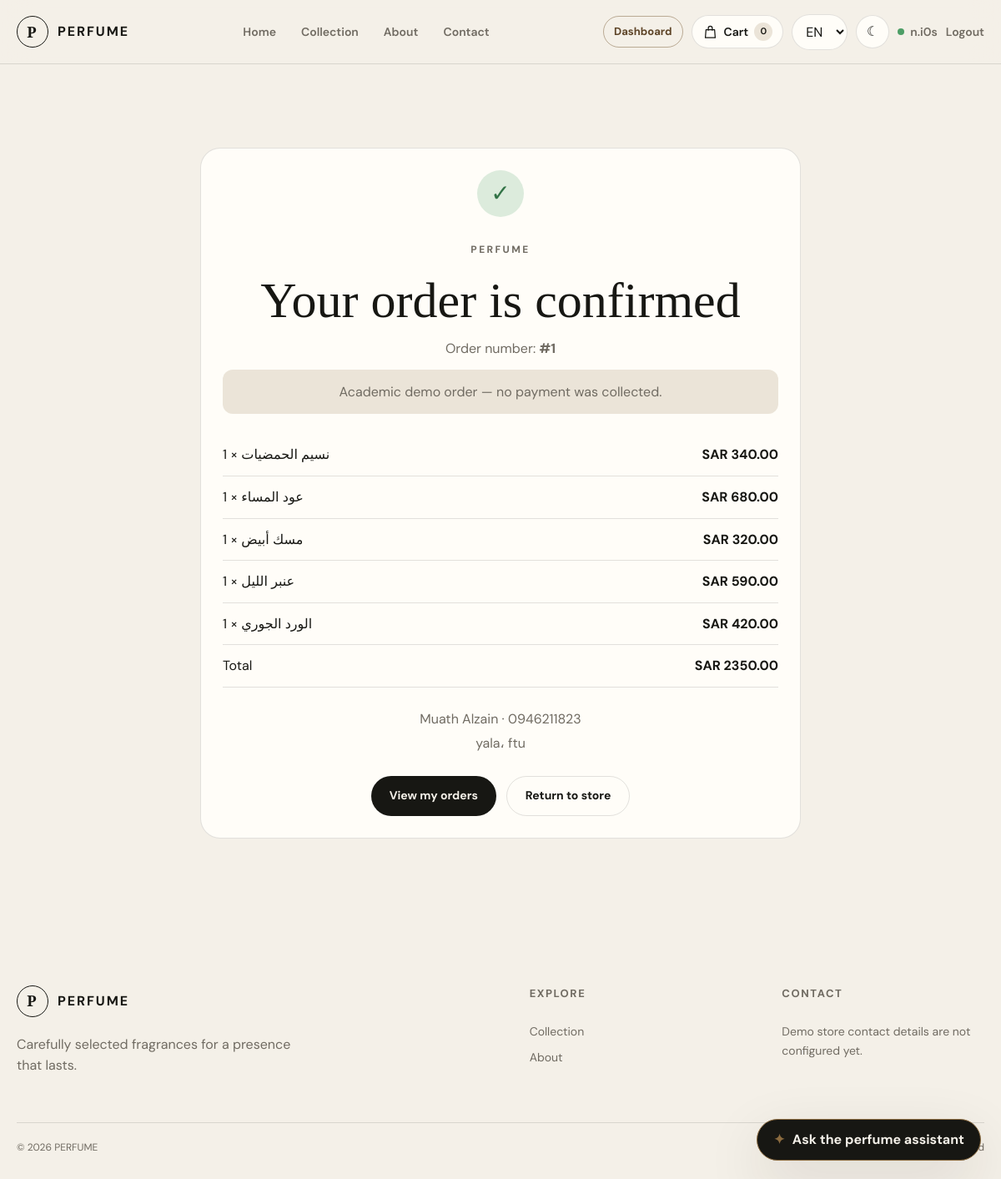
/en/orders/1/confirmation/ (signed in), run on the app's committed database.
### store/models.py (models this page shows, shortened)
class Order(models.Model):
    class Status(models.TextChoices):
        PENDING = 'pending', 'جديد'
        PROCESSING = 'processing', 'قيد التجهيز'
        SHIPPED = 'shipped', 'تم الشحن'
        DELIVERED = 'delivered', 'مكتمل'
        CANCELLED = 'cancelled', 'ملغي'
    class PaymentStatus(models.TextChoices):
        DEMO = 'demo', 'دفع تجريبي'
    user = models.ForeignKey(
        settings.AUTH_USER_MODEL,
        on_delete=models.PROTECT,
        related_name='orders',
    )
    full_name = models.CharField(max_length=160)
    phone = models.CharField(max_length=30)
    city = models.CharField(max_length=100)
    address = models.CharField(max_length=255)
    notes = models.TextField(blank=True)
    subtotal = models.DecimalField(max_digits=10, decimal_places=2)
    shipping_fee = models.DecimalField(max_digits=10, decimal_places=2, default=0)
    total = models.DecimalField(max_digits=10, decimal_places=2)
    status = models.CharField(max_length=20, choices=Status.choices, default=Status.PENDING)
    payment_status = models.CharField(
        max_length=20,
        choices=PaymentStatus.choices,
        default=PaymentStatus.DEMO,
    )
    created_at = models.DateTimeField(auto_now_add=True)
    class Meta:
        ordering = ('-created_at',)

class OrderItem(models.Model):
    order = models.ForeignKey(Order, on_delete=models.CASCADE, related_name='items')
    product = models.ForeignKey(
        Product,
        on_delete=models.SET_NULL,
        null=True,
        blank=True,
        related_name='order_items',
    )
    product_name = models.CharField(max_length=200)
    unit_price = models.DecimalField(max_digits=10, decimal_places=2)
    quantity = models.PositiveIntegerField()

### store/views.py (the view)
# urls.py: path('orders/<int:order_id>/confirmation/', views.order_confirmation, name='order_confirmation'),
@login_required
def order_confirmation(request, order_id):
    order = get_object_or_404(
        Order.objects.prefetch_related('items'),
        pk=order_id,
        user=request.user,
    )
    return render(request, 'store/order_confirmation.html', {'order': order})

### store/context_processors.py (called while the page is built, shortened)
def cart_summary(request):
    if request.user.is_authenticated:
        quantity = Cart.objects.filter(user=request.user).aggregate(
            quantity=Sum('items__quantity'),
        )['quantity'] or 0
    return {'cart_item_count': quantity}

### store/templates/store/order_confirmation.html (shortened to what this page needs)
{% extends 'base.html' %}
{% load i18n l10n %}
{% get_current_language as LANGUAGE_CODE %}
{% block content %}
<section class="section-shell commerce-shell">
    <div class="confirmation-card">
        <span class="confirmation-mark">✓</span>
        <p class="eyebrow">PERFUME</p>
        <h1>{% if LANGUAGE_CODE == 'ar' %}تم استلام طلبك{% else %}Your order is confirmed{% endif %}</h1>
        <p>{% if LANGUAGE_CODE == 'ar' %}رقم الطلب{% else %}Order number{% endif %}: <strong>#{{ order.pk }}</strong></p>
        <p class="demo-payment-note">{% if LANGUAGE_CODE == 'ar' %}طلب جامعي تجريبي — لم يتم تحصيل أي مبلغ.{% else %}Academic demo order — no payment was collected.{% endif %}</p>
        <div class="confirmation-summary">
            {% for item in order.items.all %}
                <div><span>{{ item.product_name }} × {{ item.quantity }}</span><strong><bdi class="money" dir="ltr">SAR {{ item.unit_price|unlocalize }}</bdi></strong></div>
            {% endfor %}
            <div><span>{% if LANGUAGE_CODE == 'ar' %}الإجمالي{% else %}Total{% endif %}</span><strong><bdi class="money" dir="ltr">SAR {{ order.total|unlocalize }}</bdi></strong></div>
        </div>
        <p class="delivery-address">{{ order.full_name }} · {{ order.phone }}<br>{{ order.city }}، {{ order.address }}</p>
        <div class="confirmation-actions">
            <a class="primary-button" href="{% url 'profile' %}">{% if LANGUAGE_CODE == 'ar' %}عرض طلباتي{% else %}View my orders{% endif %}</a>
            <a class="secondary-button" href="{% url 'home' %}">{% if LANGUAGE_CODE == 'ar' %}العودة للمتجر{% else %}Return to store{% endif %}</a>
        </div>
    </div>
</section>
{% endblock %}

### store/templates/base.html (shortened to what this page needs)
{% load static i18n %}
{% get_current_language as LANGUAGE_CODE %}
<!DOCTYPE html>
<html lang="{{ LANGUAGE_CODE }}" dir="{% if LANGUAGE_CODE == 'ar' %}rtl{% else %}ltr{% endif %}">
<head>
    <link rel="stylesheet" href="{% static 'store/css/style.css' %}?v=20261001-1">
</head>
<body>
    <header class="site-header">
        <div class="nav-shell">
            <a class="brand" href="{% url 'home' %}">
                <span class="brand-mark">P</span>
                <span>PERFUME</span>
            </a>
            <nav class="main-nav" aria-label="Main navigation">
                <a href="{% url 'home' %}#home">
                    {% if LANGUAGE_CODE == 'ar' %}الرئيسية{% else %}Home{% endif %}
                </a>
                <a href="{% url 'home' %}#collection">
                    {% if LANGUAGE_CODE == 'ar' %}المجموعة{% else %}Collection{% endif %}
                </a>
                <a href="{% url 'home' %}#about">
                    {% if LANGUAGE_CODE == 'ar' %}من نحن{% else %}About{% endif %}
                </a>
                <a href="{% url 'home' %}#contact">
                    {% if LANGUAGE_CODE == 'ar' %}تواصل معنا{% else %}Contact{% endif %}
                </a>
            </nav>
            <div class="nav-actions">
                {% if user.is_staff %}
                    <a class="admin-nav-link" href="{% url 'admin_dashboard' %}">
                        {% if LANGUAGE_CODE == 'ar' %}لوحة الإدارة{% else %}Dashboard{% endif %}
                    </a>
                {% endif %}
                <a class="cart-link" href="{% url 'cart' %}" aria-label="{% if LANGUAGE_CODE == 'ar' %}سلة التسوق{% else %}Shopping cart{% endif %}">
                    <svg class="cart-icon" viewBox="0 0 24 24" aria-hidden="true" focusable="false">
                        <path d="M5.5 8.5h13l1 12h-15l1-12Z" />
                        <path d="M9 9V6a3 3 0 0 1 6 0v3" />
                    </svg>
                    {% if LANGUAGE_CODE == 'ar' %}السلة{% else %}Cart{% endif %}
                    <span class="cart-count">{{ cart_item_count }}</span>
                </a>
                <form class="language-form" action="{% url 'set_language' %}" method="post">
                    <select name="language" onchange="this.form.submit()" aria-label="Language">
                        <option value="en" {% if LANGUAGE_CODE == 'en' %}selected{% endif %}>EN</option>
                    </select>
                </form>
                <button id="themeToggle" class="icon-button" type="button"
                        aria-label="{% if LANGUAGE_CODE == 'ar' %}تغيير الثيم{% else %}Toggle theme{% endif %}">
                    ☾
                </button>
                {% if user.is_authenticated %}
                    <a class="account-link" href="{% url 'profile' %}">
                        <span class="account-dot"></span>
                        {{ user.username }}
                    </a>
                    <form action="{% url 'logout' %}" method="post">
                        <button class="text-button" type="submit">
                            {% if LANGUAGE_CODE == 'ar' %}خروج{% else %}Logout{% endif %}
                        </button>
                    </form>
                {% endif %}
            </div>
        </div>
    </header>
    <main>
        {% block content %}{% endblock %}
    </main>
    <footer class="site-footer" id="contact">
        <div class="footer-grid">
            <div>
                <a class="brand footer-brand" href="{% url 'home' %}">
                    <span class="brand-mark">P</span>
                    <span>PERFUME</span>
                </a>
                <p class="footer-copy">
                    {% if LANGUAGE_CODE == 'ar' %}
                        عطور مختارة بعناية لتصنع حضوراً لا يُنسى.
                    {% else %}
                        Carefully selected fragrances for a presence that lasts.
                    {% endif %}
                </p>
            </div>
            <div>
                <h3>{% if LANGUAGE_CODE == 'ar' %}روابط{% else %}Explore{% endif %}</h3>
                <a href="{% url 'home' %}#collection">{% if LANGUAGE_CODE == 'ar' %}المجموعة{% else %}Collection{% endif %}</a>
                <a href="{% url 'home' %}#about">{% if LANGUAGE_CODE == 'ar' %}من نحن{% else %}About{% endif %}</a>
            </div>
            <div>
                <h3>{% if LANGUAGE_CODE == 'ar' %}تواصل{% else %}Contact{% endif %}</h3>
                <p>{% if LANGUAGE_CODE == 'ar' %}بيانات التواصل التجريبية غير متاحة حالياً.{% else %}Demo store contact details are not configured yet.{% endif %}</p>
            </div>
        </div>
        <div class="footer-bottom">
            <span>© 2026 PERFUME</span>
            <span>{% if LANGUAGE_CODE == 'ar' %}جميع الحقوق محفوظة{% else %}All rights reserved{% endif %}</span>
        </div>
    </footer>
    <div class="assistant-widget" id="perfumeAssistant" data-api-url="{% url 'api-assistant' %}" data-language="{{ LANGUAGE_CODE }}">
        <button class="assistant-launcher" id="assistantToggle" type="button" aria-expanded="false" aria-controls="assistantPanel">
            <span aria-hidden="true">✦</span>
            {% if LANGUAGE_CODE == 'ar' %}اسأل مساعد العطور{% else %}Ask the perfume assistant{% endif %}
        </button>
    </div>
</body>
</html>

### data on the page
Order: pk "1", total "2350.00", full_name "Muath Alzain", phone "0946211823", city "yala", address "ftu"
OrderItem: product_name "نسيم الحمضيات", quantity "1", unit_price "340.00"
OrderItem: product_name "عود المساء", quantity "1", unit_price "680.00"
OrderItem: product_name "مسك أبيض", quantity "1", unit_price "320.00"
OrderItem: product_name "عنبر الليل", quantity "1", unit_price "590.00"
OrderItem: product_name "الورد الجوري", quantity "1", unit_price "420.00"

### other printed values
{{ cart_item_count }} "0"
{{ user.username }} "n.i0s"
